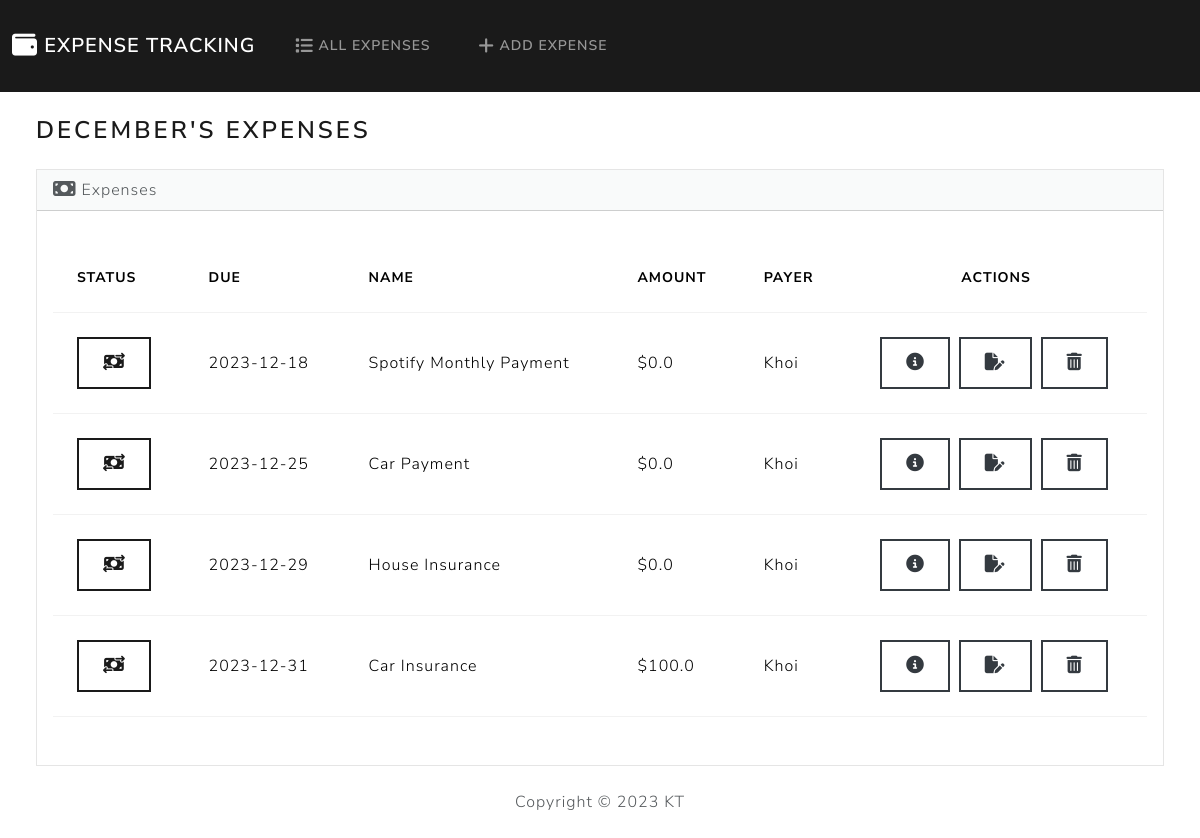
/, run on an earlier commit of the app's database.
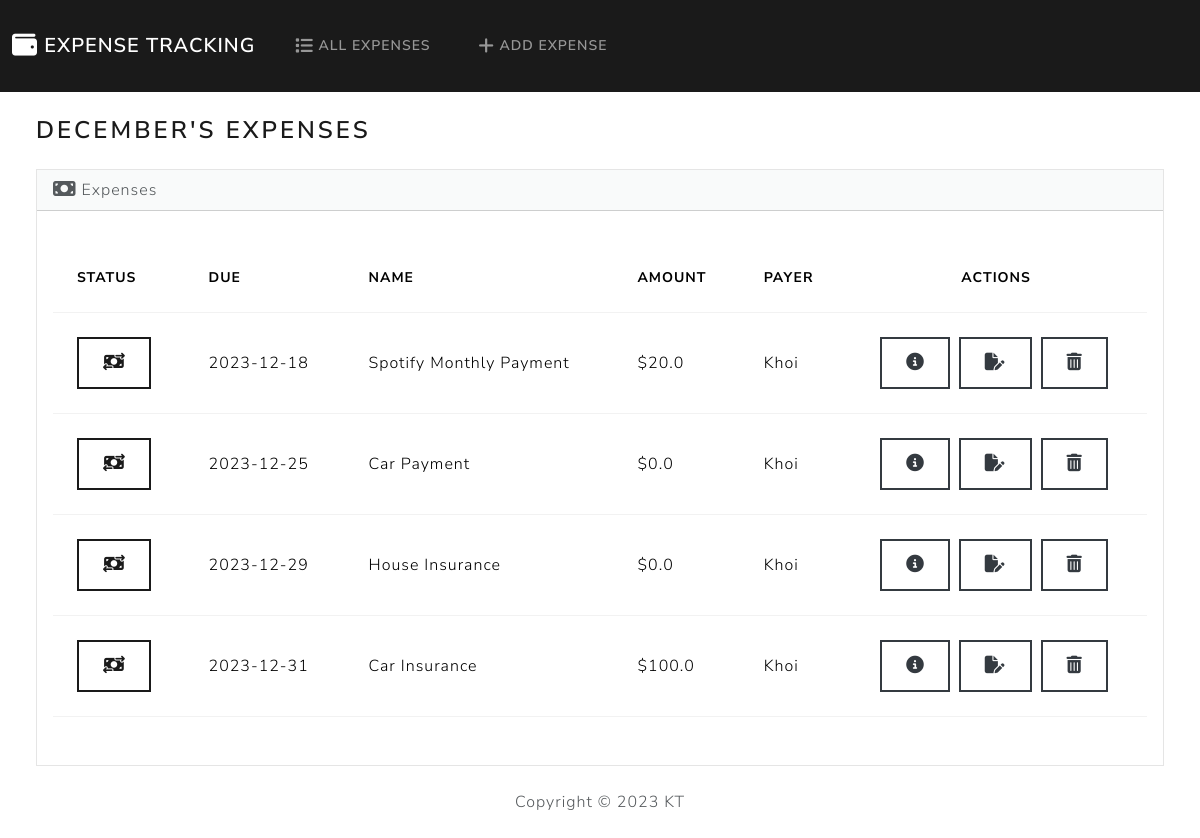
And on a later commit of the database.
### expenses/models.py (models this page shows, shortened)
class Expense(models.Model):
    date_logged = models.DateField(auto_now_add=True)
    date_due = models.DateField()
    name = models.CharField(max_length=100)
    amount = models.FloatField()
    payer = models.CharField(max_length=50)
    paid = models.BooleanField(default=False)

### expenses/views.py (the view)
# urls.py: path('', views.index, name='index'),
def index(request):
    today = datetime.now()
    current_month = today.month
    month = calendar.month_name[current_month]
    all = Expense.objects.all().order_by('date_due', '-amount')
    expenses = []
    for expense in all:
        if expense.date_due.month == current_month:
            expenses.append(expense)
    return render(request, 'expenses/index.html', {
        'expenses': expenses,
        'month': month
    })

### expenses/templates/expenses/index.html (shortened to what this page needs)
{% extends "expenses/base.html" %}
{% block body %}
<h3 class="m-4">{{ month }}'s Expenses</h3>
                <div class="row">
                    <div class="col-12">
                        {% if expenses %}
                            <div class="card bg-light ms-4 me-4 mb-4">
                                <div class="card-header">
                                    <i class="fa-solid fa-money-bill fa-lg"></i> Expenses
                                </div>
                                <div class="card-body">
                                <p class="card-text">
                                    <div class="table-responsive">
                                        <table class="table table-hover">
                                            <thead>
                                              <tr>
                                                <th scope="col">Status</th>
                                                <th scope="col">Due</th>
                                                <th scope="col">Name</th>
                                                <th scope="col">Amount</th>
                                                <th scope="col">Payer</th>
                                                <th scope="col" style="text-align: center;">Actions</th>
                                              </tr>
                                            </thead>
                                            <tbody>
                                                {% for expense in expenses %}
                                                <tr id="expense-{{ expense.id }}" style="vertical-align: middle;" class="{% if expense.paid %}strikeout{% endif %}">
                                                  <td>
                                                    <button hx-post="{% url 'toggle' expense.id %}" hx-trigger="click" hx-target="#expense-{{ expense.id }}" hx-swap="outerHTML" type="button" class="btn btn-outline-primary">
                                                    </button>
                                                  </td>
                                                  <td>{{ expense.date_due|date:'Y-m-d' }}</td>
                                                  <td>{{ expense.name }}</td>
                                                  <td>${{ expense.amount }}</td>
                                                  <td>{{ expense.payer }}</td>
                                                  <td style="text-align: center;">
                                                      <button type="button" class="btn btn-outline-dark me-1" href="{% url 'view_expense' expense.id %}" data-bs-toggle="modal" data-bs-target="#myModal{{expense.id}}">
                                                      </button>
                                                      <a class="btn btn-outline-dark me-1" href="{% url 'edit' expense.id %}">
                                                      </a>
                                                      <button class="btn btn-outline-dark me-1" data-bs-toggle="modal" data-bs-target="#delete{{expense.id}}">
                                                      </button>
                                                    </td>
                                                  </tr>
                                                {% endfor %}
                                            </tbody>
                                          </table>
                                    </div>
                                </p>
                                </div>
                            </div>
                        {% else %}
                            <h5 class="alert alert-primary ms-4 me-4">No Expenses Logged</h5>
                        {% endif %}
                    </div>
                </div>
{% endblock %}

What changed in the data, as far as the page shows it:
changed Expense "Spotify Monthly Payment": amount "0.0" → "20.0"
